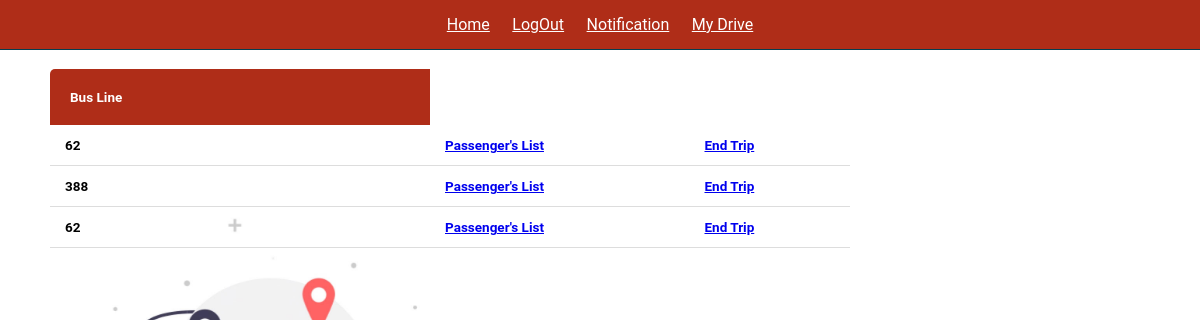
Before: /MyDrive/ (signed in) with the older database file.
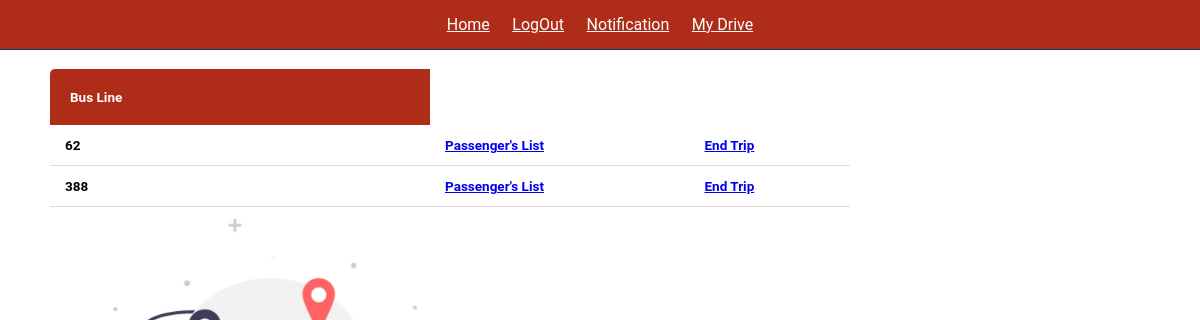
After: the same page with the newer database file.
### project/models.py (models this page shows)
class Trip(models.Model):
    username=models.CharField(max_length=100,default='')
    To=models.CharField(max_length=100,default='')
    From=models.CharField(max_length=100,default='')
    BusLine=models.CharField(max_length=100,default='')
    Driver=models.CharField(max_length=100,default='')
    DateTime=models.DateTimeField()
    class Meta:
        db_table = 'Trips'

### project/views.py (the view)
# urls.py: path('MyDrive/',views.MyDrive,name="MyDrive"),
def MyDrive(request):
    trips=Trip.objects.filter(Driver=request.user.username)
    return render(request,'project/MyDrive.html',{'trips':trips})

### project/templates/project/MyDrive.html (shortened to what this page needs)
{% load static %}
<!DOCTYPE html>
<html lang="en">
    <head>
    </head>
<body style="background-image:url('{% static 'img/unnamed.jpg' %}'); background-repeat: no-repeat; background-size:100%;">
    <br>
    <br>
        <table class="content-table">
    <thead>
      <br>
    <br>
      <tr>
        <th><h2>Bus Line</h2></th>
      </tr>
    </thead>
    {% for trip in trips%}
    <tr>
       <td>
        <h2>{{trip.BusLine}}</h2>
      </td>
      <td>
      <h2><a href="/PassengerListForDriver/{{trip.BusLine}}" class="btn btn-danger" > Passenger's List </a></h2>
      </td>
      <td>
        <h2><a href="{% url 'endtrip' trip.id %}" class="btn btn-danger" > End Trip</a></h2>
        </td>
      </tr>
      {% endfor %}
  </table>
    <form action="" method="POST">
        <header class="header">
            <nav class="navbar">
                <a href="/DriverHomePage">Home</a>
                <a href="/logoutUser">LogOut</a>
                <a href="/DriverNotification">Notification</a>
                <a href="/MyDrive">My Drive</a>
            </nav>
             <br>
        </header>
    </body>
</html>

Changed rows visible on the page:
removed Trip: BusLine "62"
